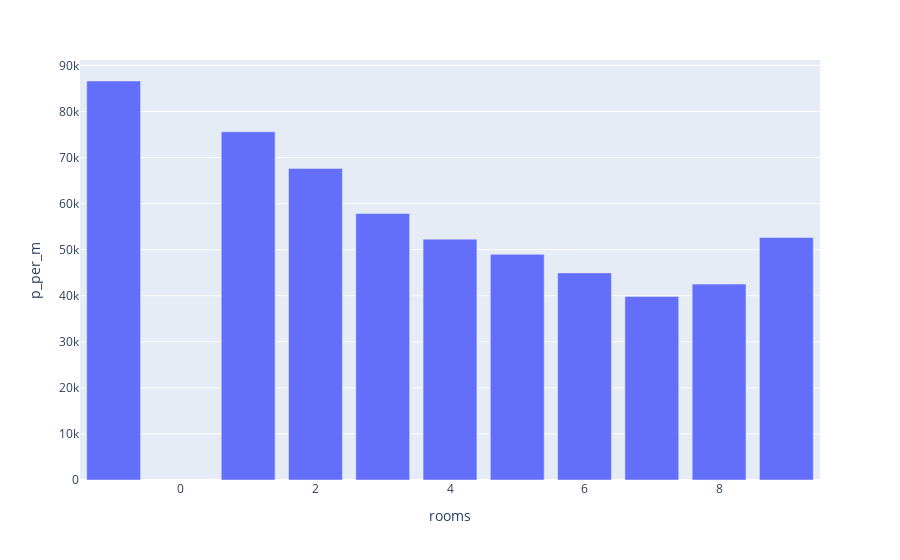

Notebook code cell kept with this figure:
### Markdown cell above
Исходя из диаграммы можно сказать, что стереотип о дорогом жилье в Москве и Московской области является правдивым не только на словах, но и на цифрах

### Code cell
task_1_2= df.groupby('rooms')['p_per_m'].mean().sort_values(ascending=False).reset_index().head(10)
px.bar(task_1_2,x='rooms',y='p_per_m')

### Figure 1 — Plotly figure (JSON) as saved in the notebook; plotly's stock layout.template omitted (floating-point values rounded to 4 significant figures)
{"data": [{"alignmentgroup": "True", "hovertemplate": "rooms=%{x}<br>p_per_m=%{y}<extra></extra>", "legendgroup": "", "marker": {"color": "#636efa", "pattern": {"shape": ""}}, "name": "", "offsetgroup": "", "orientation": "v", "showlegend": false, "textposition": "auto", "type": "bar", "x": [-1, 1, 2, 3, 9, 4, 5, 6, 8, 7], "xaxis": "x", "y": [86620.0, 75590.0, 67640.0, 57840.0, 52640.0, 52280.0, 48990.0, 44960.0, 42530.0, 39850.0], "yaxis": "y"}], "layout": {"barmode": "relative", "legend": {"tracegroupgap": 0}, "margin": {"t": 60}, "xaxis": {"anchor": "y", "domain": [0, 1], "title": {"text": "rooms"}}, "yaxis": {"anchor": "x", "domain": [0, 1], "title": {"text": "p_per_m"}}}}
